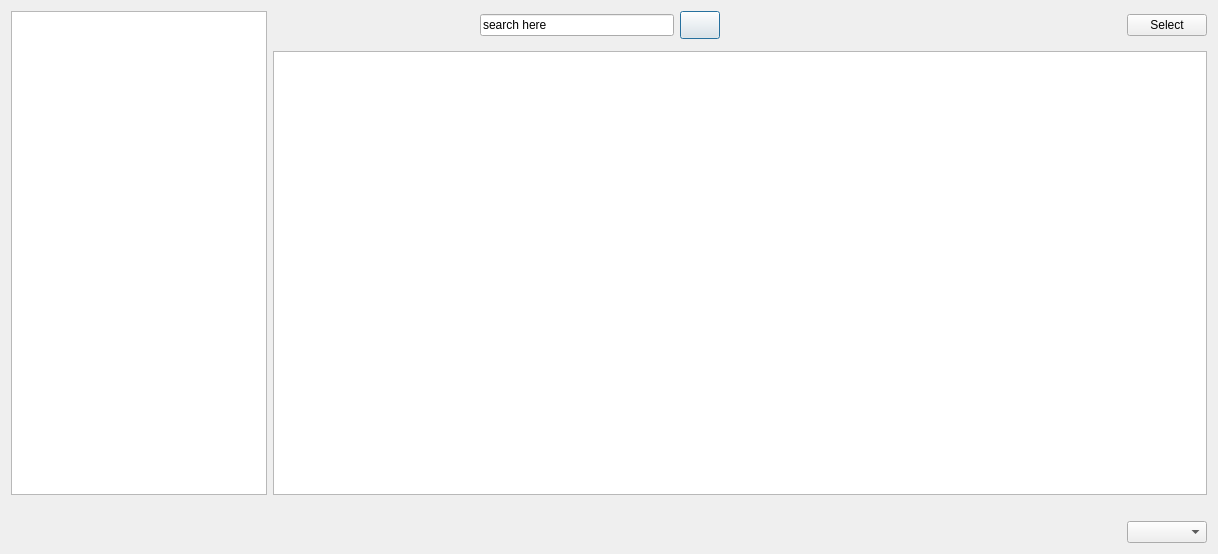
<?xml version="1.0" encoding="UTF-8"?>
<ui version="4.0">
 <class>fileDialog</class>
 <widget class="QDialog" name="fileDialog">
  <property name="geometry">
   <rect>
    <x>0</x>
    <y>0</y>
    <width>1218</width>
    <height>554</height>
   </rect>
  </property>
  <property name="windowTitle">
   <string>FileDialog</string>
  </property>
  <layout class="QGridLayout" name="gridLayout_2">
   <item row="0" column="0">
    <layout class="QGridLayout" name="gridLayout">
     <item row="0" column="6">
      <spacer name="horizontalSpacer_6">
       <property name="orientation">
        <enum>Qt::Horizontal</enum>
       </property>
       <property name="sizeHint" stdset="0">
        <size>
         <width>118</width>
         <height>20</height>
        </size>
       </property>
      </spacer>
     </item>
     <item row="0" column="0" rowspan="3">
      <widget class="QListView" name="recentList"/>
     </item>
     <item row="0" column="3">
      <widget class="QLineEdit" name="searchLine">
       <property name="text">
        <string>search here</string>
       </property>
      </widget>
     </item>
     <item row="0" column="4">
      <widget class="QPushButton" name="searchBtn">
       <property name="minimumSize">
        <size>
         <width>16</width>
         <height>28</height>
        </size>
       </property>
       <property name="text">
        <string/>
       </property>
      </widget>
     </item>
     <item row="4" column="6">
      <spacer name="horizontalSpacer_7">
       <property name="orientation">
        <enum>Qt::Horizontal</enum>
       </property>
       <property name="sizeHint" stdset="0">
        <size>
         <width>88</width>
         <height>20</height>
        </size>
       </property>
      </spacer>
     </item>
     <item row="4" column="7">
      <widget class="QComboBox" name="formatsCb"/>
     </item>
     <item row="2" column="1" colspan="7">
      <widget class="QTreeView" name="fileTree"/>
     </item>
     <item row="4" column="0" colspan="4">
      <spacer name="horizontalSpacer_4">
       <property name="orientation">
        <enum>Qt::Horizontal</enum>
       </property>
       <property name="sizeHint" stdset="0">
        <size>
         <width>618</width>
         <height>20</height>
        </size>
       </property>
      </spacer>
     </item>
     <item row="0" column="5">
      <spacer name="horizontalSpacer_10">
       <property name="orientation">
        <enum>Qt::Horizontal</enum>
       </property>
       <property name="sizeHint" stdset="0">
        <size>
         <width>88</width>
         <height>20</height>
        </size>
       </property>
      </spacer>
     </item>
     <item row="0" column="7">
      <widget class="QPushButton" name="selectBtn">
       <property name="text">
        <string>Select</string>
       </property>
      </widget>
     </item>
     <item row="3" column="0">
      <spacer name="horizontalSpacer_9">
       <property name="orientation">
        <enum>Qt::Horizontal</enum>
       </property>
       <property name="sizeHint" stdset="0">
        <size>
         <width>118</width>
         <height>20</height>
        </size>
       </property>
      </spacer>
     </item>
     <item row="0" column="2">
      <spacer name="horizontalSpacer_8">
       <property name="orientation">
        <enum>Qt::Horizontal</enum>
       </property>
       <property name="sizeHint" stdset="0">
        <size>
         <width>58</width>
         <height>20</height>
        </size>
       </property>
      </spacer>
     </item>
    </layout>
   </item>
  </layout>
 </widget>
 <resources/>
 <connections/>
</ui>
